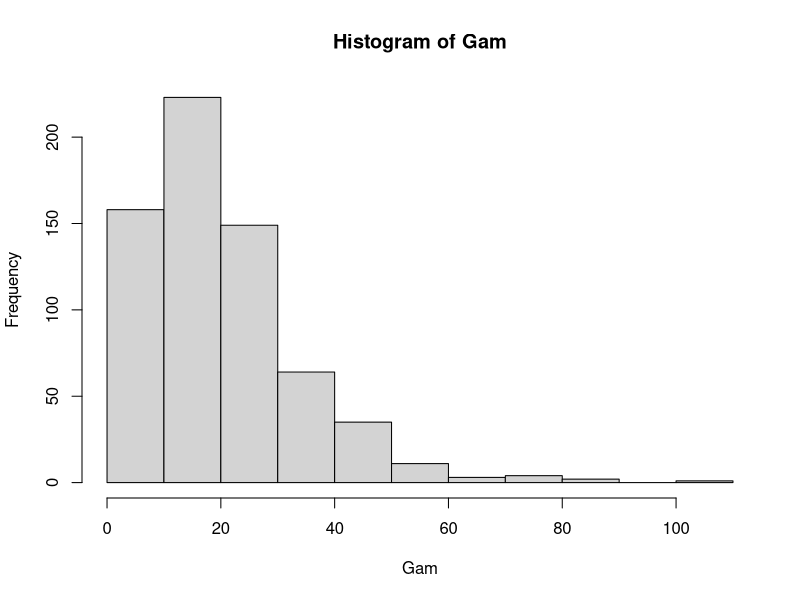
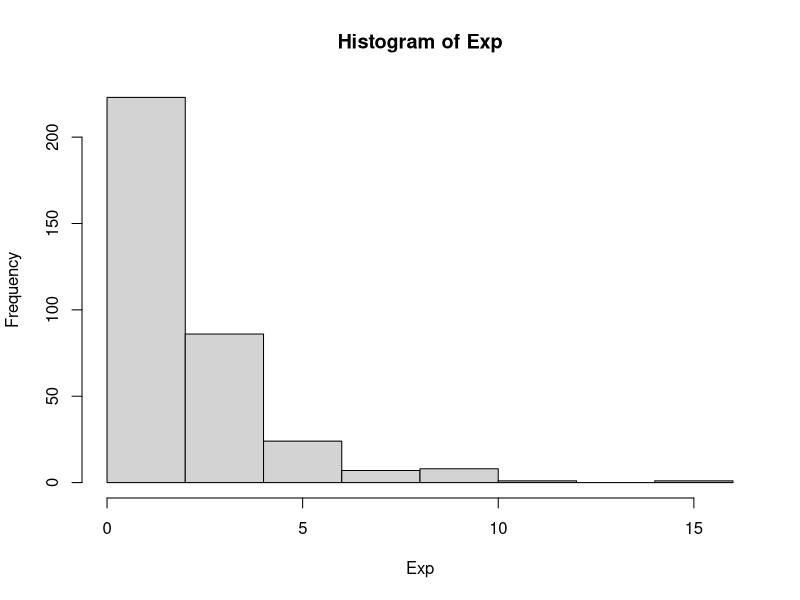
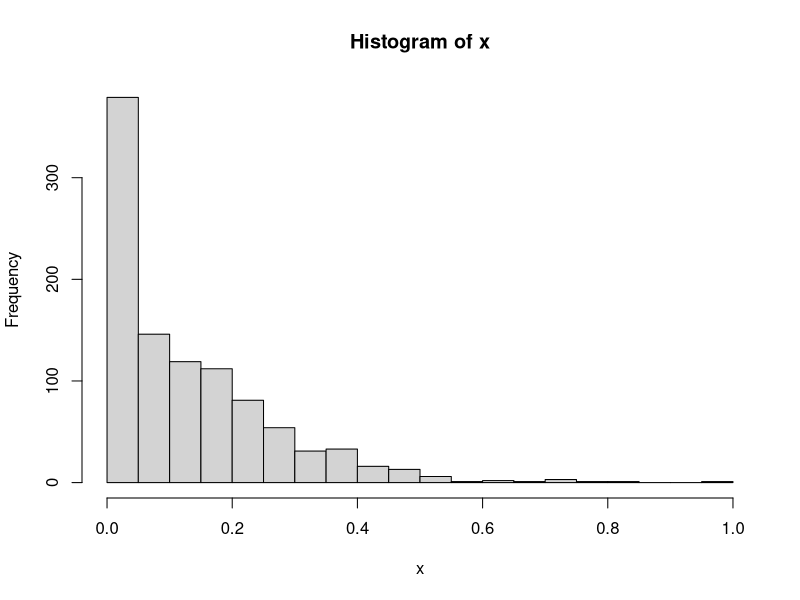

Recreate these plots in R, in order.
## ---- chunk 1
# generating synthetic data
set.seed(123)

n=1000
k=650

# Gamma realizations by Transformation Method
# alpha-----> positive integer
# beta------> positive number

alpha=2
beta=0.1
Gam=c()
for(i in 1:k){
  u1=runif(alpha)
  Gam[i]=(1/beta)*sum(-log(u1))
}
hist(Gam)

# Exponential realizations by Inverse method
lam=0.5
u2=runif(n-k)
Exp=-(1/lam)*log(1-u2)
hist(Exp)

# Joining the two sets of synthetic data

x=c(Gam,Exp)

x=(x-min(x))/(max(x)-min(x))  #normalizing or scaling the data

hist(x,breaks=30)
## ---- chunk 2
SCMH=function(nsim){

start=Sys.time()
# initial parameters of alpha,beta,lam priors
a=3 ; b=1
a1=a; a2=a
b1=b; b2=b
lam1=1

# current values of the parameters
alpha_cur = 2
beta_cur=1
lam_cur=0.5
k_cur=floor(n/2)

alpha_chain=numeric(nsim)
beta_chain=numeric(nsim)
lam_chain=numeric(nsim)
k_chain=numeric(nsim)

#log-posterior calculation
log_posterior=function(alpha,beta,lam,k){
  if(alpha<=0 || beta<=0 || lam<=0 || k<=0 || k>=n){
    return(-Inf)
  } #return negative inf in order to prevent invalid values
  
  log_prior_alpha= a1*log(b1) - log(gamma(a1)) + (a1-1)*log(alpha) - b1*alpha
  log_prior_beta= a2*log(b2) - log(gamma(a2)) + (a2-1)*log(beta) - b2*beta
  log_prior_lam= log(lam1) - (lam1*lam)
  log_prior_k= -log(n-1) #this quantity will not used in rho calculation
  
  #likelihood calculations
  x_gamma=x[1:k]    #first k points (Gamma)
  x_exp=x[(k+1):n]  #remaining n-k points (Exp)
  
  f_gamma=(beta^alpha)*(x_gamma^(alpha-1))*exp(-beta*x_gamma)/gamma(alpha)
  f_exp = lam*exp(-lam*x_exp)
  
  log_L=sum(log(f_gamma*k/n)) + sum(log(f_exp*(n-k)/n))
  
  log_posterior=log_L+log_prior_alpha+log_prior_beta+log_prior_lam + log_prior_k
  
  return(log_posterior)
}

#Single component MH update

for(j in 1:nsim){
  k_new=sample(1:(n-1),1)
  alpha_new=abs(rnorm(1,mean=alpha_cur,sd=0.5))
  beta_new=abs(rnorm(1,mean=beta_cur,sd=0.5))
  lam_new=abs(rnorm(1,mean=lam_cur,sd=0.5))
  
  log_rho=log_posterior(alpha_new,beta_new,lam_new,k_new)-log_posterior(alpha_cur,beta_cur,lam_cur,k_cur)
  
  if(is.nan(log_rho)|is.na(log_rho)){next}
  
  #accept or reject the new value for each component
  rho=min(exp(log_rho),1)
  
  u=runif(1)
  if(u<rho){
    alpha_cur=alpha_new
    beta_cur=beta_new
    lam_cur=lam_new
    k_cur=k_new
  }
  
  alpha_chain[j]=alpha_cur
  beta_chain[j]=beta_cur
  lam_chain[j]=lam_cur
  k_chain[j]=k_cur
  
}

#estimating mean of each component
alpha_mean=mean(alpha_chain)
beta_mean=mean(beta_chain)
lam_mean=mean(lam_chain)
k_mean=mean(k_chain)

end=Sys.time()
runtime=end-start

return(list("mean of alpha"=alpha_mean,"mean of beta"=beta_mean,"mean of lam"=lam_mean,"mean of k"=k_mean,"runtime"=runtime))
}

SCMH(500)
SCMH(1000)
SCMH(5000)
SCMH(10000)

## ---- chunk 3
INDMH=function(nsim){

start=Sys.time()
# initializing parameters of alpha,beta,lam
a=3 ; b=1
a1=a; a2=a; a3=a
b1=b; b2=b; b3=b

# log-likelihood calculation
log_L=function(x,alpha,beta,lam,k){
  if(alpha<=0 || beta<=0 || lam<=0 || k<=0 || k>=n){
    return(-Inf)} #return negative inf in order to prevent invalid values
  gamma_L=sum((alpha-1)*log(x[1:k])- x[1:k]*beta -log(gamma(alpha))+ alpha*log(beta))
  exp_L=sum(log(lam) - lam*x[(k+1):n])
  return(gamma_L+exp_L)
}

# log-prior calculation
log_prior=function(alpha,beta,lam,k){
  log_prior_alpha=(a1-1)*log(alpha) - alpha*b1 - log(gamma(a1)) + a1*log(b1)
  log_prior_beta=(a2-1)*log(beta) - beta*b2 - log(gamma(a2)) + a2*log(b2)
  log_prior_lam=(a3-1)*log(lam) - lam*b3 - log(gamma(a3)) + a3*log(b3)
  log_prior_k=log(1/n)
  return(log_prior_alpha+ log_prior_beta + log_prior_lam + log_prior_k)
}

# custom gamma proposal generation function
generate_gamma=function(alpha,beta){
  u=runif(alpha)
  return((1/beta)*sum(-log(u)))
}

# parameters for independent MH algorithm
alpha=1; beta=1; lam=1; k=n/2

# store output
output=matrix(NA,nsim,4)

for(i in 1:nsim){
  # generate from proposal distributions
  alpha_proposal=generate_gamma(1,1)
  beta_proposal=generate_gamma(1,1)
  lam_proposal=generate_gamma(1,1)
  k_proposal=sample(1:n,1)
  
  # compute log(rho)
  log_rho=log_L(x,alpha_proposal,beta_proposal,lam_proposal,k_proposal) 
          + log_prior(alpha_proposal,beta_proposal,lam_proposal,k_proposal) 
          - log_L(x,alpha,beta,lam,k) - log_prior(alpha,beta,lam,k)
  
  if(!is.na(log_rho) && log(runif(1)) < log_rho){
    alpha=alpha_proposal
    beta=beta_proposal
    lam=lam_proposal
    k=k_proposal
  }
  output[i,]=c(alpha,beta,lam,k)
}

alpha_mean=mean(alpha)
beta_mean=mean(beta)
lam_mean=mean(lam)
k_mean=mean(k)

end=Sys.time()
runtime=end-start

return(list("mean of alpha"=alpha_mean,"mean of beta"=beta_mean,"mean of lam"=lam_mean,"mean of k"=k_mean,"runtime"=runtime))
}

INDMH(500)
INDMH(1000)
INDMH(5000)
INDMH(10000)

## ---- chunk 4
# True values
true_alpha <- 2
true_beta <- 0.1
true_lambda <- 0.5
true_k <- 650

# Data: SCMH and INDMH results
results <- data.frame(
  Method = c("SCMH", "INDMH", "SCMH", "INDMH", "SCMH", "INDMH", "SCMH", "INDMH"),
  Iterations = c(500, 500, 1000, 1000, 5000, 5000, 10000, 10000),
  Alpha = c(0.8361905, 0.5049638, 0.2573558, 0.2078914, 0.1357002, 1.717153, 0.716214, 0.1613593),
  Beta = c(0.8683006, 0.9283596, 1.594198, 0.7464388, 0.7058617, 1.152869, 1.02531, 0.799877),
  Lambda = c(0.8359284, 0.4304201, 1.23521, 2.090191, 0.8530741, 2.892499, 1.398508, 0.02134403),
  K = c(785.688, 916, 640.073, 394, 674.5192, 22, 633.9616, 725),
  Runtime = c(0.2039139, 0.05020595, 0.3548911, 0.08906603, 1.764668, 0.412102, 3.33606, 0.8283839)
)

# Calculate relative errors
results$RE_Alpha <- abs(results$Alpha - true_alpha) / true_alpha * 100
results$RE_Beta <- abs(results$Beta - true_beta) / true_beta * 100
results$RE_Lambda <- abs(results$Lambda - true_lambda) / true_lambda * 100
results$RE_K <- abs(results$K - true_k) / true_k * 100

# Select and format columns for the table
table_data <- results[, c("Method", "Iterations", "RE_Alpha", "RE_Beta", "RE_Lambda", "RE_K", "Runtime")]

# Output the table using kable to render it as a markdown table
knitr::kable(table_data, format = "markdown", digits = 2, 
             col.names = c("Method", "Iterations", "RE_Alpha (%)", "RE_Beta (%)", "RE_Lambda (%)", "RE_K (%)", "Runtime (s)"),
             caption = "Relative Error and Runtime for Single Component MH and Independent MH Methods")


